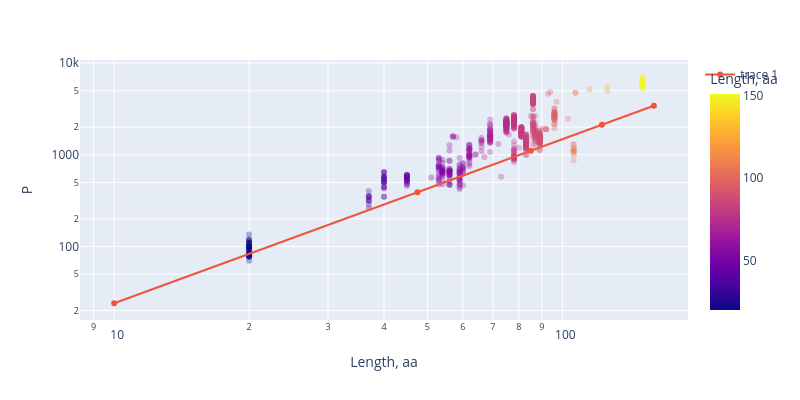
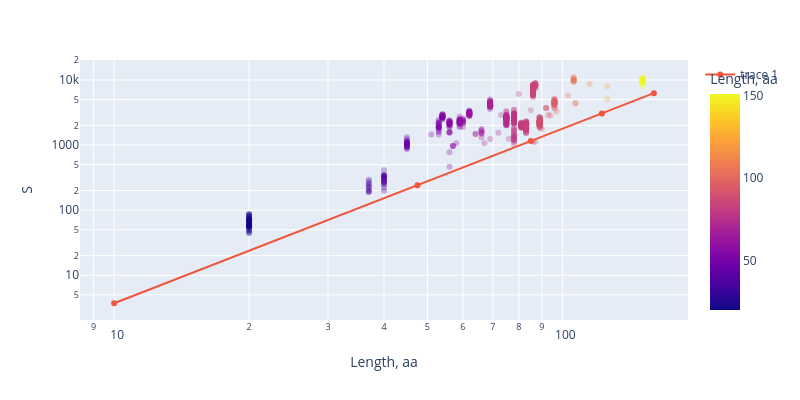
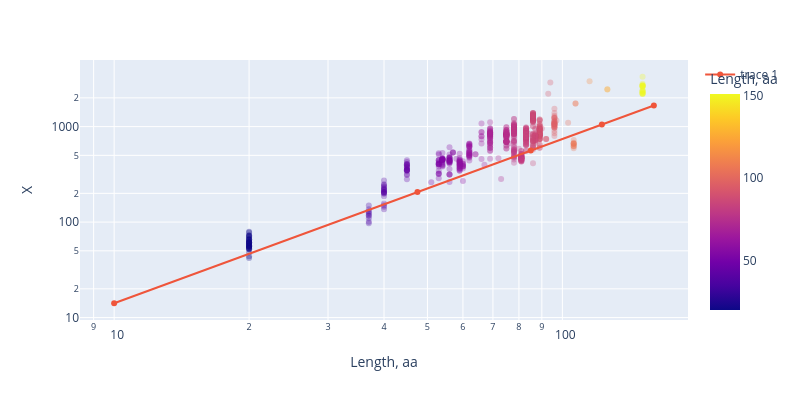

Notebook code for these charts, in order:
### Markdown cell above
#### CT from length

### Code cell
fig = px.scatter(KPro_df_VA, x="Length, aa", y="P", hover_name = "PDB", color="Length, aa", width=800, height=400, opacity = 0.3, log_x=True, log_y=True)

a = np.linspace(10,160,5)
b = a**1.79 * (10**(-0.41))
fig.add_scatter(x=a, y=b)
fig.show()


fig = px.scatter(KPro_df_VA, x="Length, aa", y="S", hover_name = "PDB", color="Length, aa", width=800, height=400, opacity = 0.3, log_x=True, log_y=True)

a = np.linspace(10,160,5)
b = a**2.68 * (10**(-2.11))
fig.add_scatter(x=a, y=b)
fig.show()


fig = px.scatter(KPro_df_VA, x="Length, aa", y="X", hover_name = "PDB", color="Length, aa", width=800, height=400, opacity = 0.3, log_x=True, log_y=True)

a = np.linspace(10,160,5)
b = a**1.72 * (10**(-0.57))
fig.add_scatter(x=a, y=b)
fig.show()



# KPro_df_VA['P_normalized'] = KPro_df_VA["P"]/(KPro_df_VA["Length, aa"]**1.79*(10**(-0.41)))
# KPro_df_VA["S_normalized"] = KPro_df_VA["S"]/(KPro_df_VA["Length, aa"]**2.68*(10**(-2.11)))
# KPro_df_VA["X_normalized"] = KPro_df_VA["X"]/(KPro_df_VA["Length, aa"]**1.72*(10**(-0.57)))

### Figure 1 — Plotly figure (JSON) as saved in the notebook; plotly's stock layout.template omitted (floating-point values rounded to 4 significant figures; data arrays with more than 128 entries replaced by an {"elided": "..."} marker saying what was removed)
{"data": [{"hovertemplate": "<b>%{hovertext}</b><br><br>Length, aa=%{marker.color}<br>P=%{y}<extra></extra>", "hovertext": {"elided": "753 str values"}, "legendgroup": "", "marker": {"color": {"elided": "753 int values"}, "coloraxis": "coloraxis", "opacity": 0.3, "symbol": "circle"}, "mode": "markers", "name": "", "orientation": "v", "showlegend": false, "type": "scatter", "x": {"elided": "753 int values"}, "xaxis": "x", "y": {"elided": "753 int values"}, "yaxis": "y"}, {"type": "scatter", "x": [10.0, 47.5, 85.0, 122.5, 160.0], "y": [23.99, 390.2, 1106.0, 2127.0, 3431.0]}], "layout": {"coloraxis": {"colorbar": {"title": {"text": "Length, aa"}}, "colorscale": [[0, "#0d0887"], [0.1111, "#46039f"], [0.2222, "#7201a8"], [0.3333, "#9c179e"], [0.4444, "#bd3786"], [0.5556, "#d8576b"], [0.6667, "#ed7953"], [0.7778, "#fb9f3a"], [0.8889, "#fdca26"], [1, "#f0f921"]]}, "height": 400, "legend": {"tracegroupgap": 0}, "margin": {"t": 60}, "width": 800, "xaxis": {"anchor": "y", "domain": [0, 1], "title": {"text": "Length, aa"}, "type": "log"}, "yaxis": {"anchor": "x", "domain": [0, 1], "title": {"text": "P"}, "type": "log"}}}

### Figure 2 — Plotly figure (JSON) as saved in the notebook; plotly's stock layout.template omitted (floating-point values rounded to 4 significant figures; data arrays with more than 128 entries replaced by an {"elided": "..."} marker saying what was removed)
{"data": [{"hovertemplate": "<b>%{hovertext}</b><br><br>Length, aa=%{marker.color}<br>S=%{y}<extra></extra>", "hovertext": {"elided": "753 str values"}, "legendgroup": "", "marker": {"color": {"elided": "753 int values"}, "coloraxis": "coloraxis", "opacity": 0.3, "symbol": "circle"}, "mode": "markers", "name": "", "orientation": "v", "showlegend": false, "type": "scatter", "x": {"elided": "753 int values"}, "xaxis": "x", "y": {"elided": "753 int values"}, "yaxis": "y"}, {"type": "scatter", "x": [10.0, 47.5, 85.0, 122.5, 160.0], "y": [3.715, 241.8, 1150.0, 3063.0, 6267.0]}], "layout": {"coloraxis": {"colorbar": {"title": {"text": "Length, aa"}}, "colorscale": [[0, "#0d0887"], [0.1111, "#46039f"], [0.2222, "#7201a8"], [0.3333, "#9c179e"], [0.4444, "#bd3786"], [0.5556, "#d8576b"], [0.6667, "#ed7953"], [0.7778, "#fb9f3a"], [0.8889, "#fdca26"], [1, "#f0f921"]]}, "height": 400, "legend": {"tracegroupgap": 0}, "margin": {"t": 60}, "width": 800, "xaxis": {"anchor": "y", "domain": [0, 1], "title": {"text": "Length, aa"}, "type": "log"}, "yaxis": {"anchor": "x", "domain": [0, 1], "title": {"text": "S"}, "type": "log"}}}

### Figure 3 — Plotly figure (JSON) as saved in the notebook; plotly's stock layout.template omitted (floating-point values rounded to 4 significant figures; data arrays with more than 128 entries replaced by an {"elided": "..."} marker saying what was removed)
{"data": [{"hovertemplate": "<b>%{hovertext}</b><br><br>Length, aa=%{marker.color}<br>X=%{y}<extra></extra>", "hovertext": {"elided": "753 str values"}, "legendgroup": "", "marker": {"color": {"elided": "753 int values"}, "coloraxis": "coloraxis", "opacity": 0.3, "symbol": "circle"}, "mode": "markers", "name": "", "orientation": "v", "showlegend": false, "type": "scatter", "x": {"elided": "753 int values"}, "xaxis": "x", "y": {"elided": "753 int values"}, "yaxis": "y"}, {"type": "scatter", "x": [10.0, 47.5, 85.0, 122.5, 160.0], "y": [14.13, 206.0, 560.5, 1051.0, 1664.0]}], "layout": {"coloraxis": {"colorbar": {"title": {"text": "Length, aa"}}, "colorscale": [[0, "#0d0887"], [0.1111, "#46039f"], [0.2222, "#7201a8"], [0.3333, "#9c179e"], [0.4444, "#bd3786"], [0.5556, "#d8576b"], [0.6667, "#ed7953"], [0.7778, "#fb9f3a"], [0.8889, "#fdca26"], [1, "#f0f921"]]}, "height": 400, "legend": {"tracegroupgap": 0}, "margin": {"t": 60}, "width": 800, "xaxis": {"anchor": "y", "domain": [0, 1], "title": {"text": "Length, aa"}, "type": "log"}, "yaxis": {"anchor": "x", "domain": [0, 1], "title": {"text": "X"}, "type": "log"}}}
